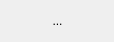
<?xml version="1.0" encoding="UTF-8"?>
<ui version="4.0">
 <class>Form</class>
 <widget class="QWidget" name="Form">
  <property name="geometry">
   <rect>
    <x>0</x>
    <y>0</y>
    <width>114</width>
    <height>42</height>
   </rect>
  </property>
  <property name="windowTitle">
   <string>Form</string>
  </property>
  <layout class="QHBoxLayout" name="horizontalLayout">
   <property name="spacing">
    <number>0</number>
   </property>
   <property name="leftMargin">
    <number>2</number>
   </property>
   <property name="topMargin">
    <number>0</number>
   </property>
   <property name="rightMargin">
    <number>0</number>
   </property>
   <property name="bottomMargin">
    <number>0</number>
   </property>
   <item>
    <widget class="QToolButton" name="icon">
     <property name="styleSheet">
      <string notr="true">padding: 0;
border: none</string>
     </property>
     <property name="text">
      <string>...</string>
     </property>
     <property name="autoRaise">
      <bool>true</bool>
     </property>
    </widget>
   </item>
  </layout>
 </widget>
 <resources/>
 <connections/>
</ui>
